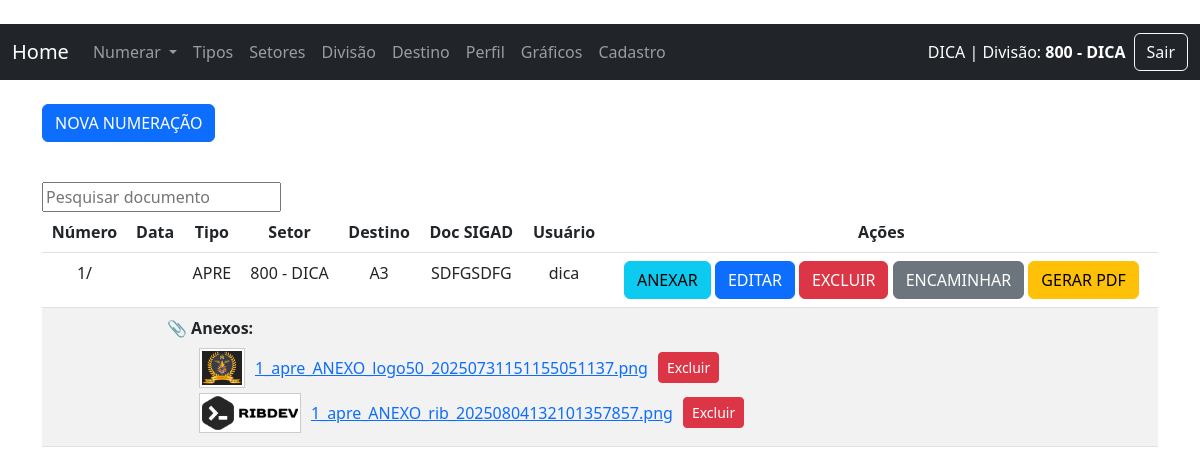
Page /lista_numeracao/1/ (signed in) on the earlier database version.
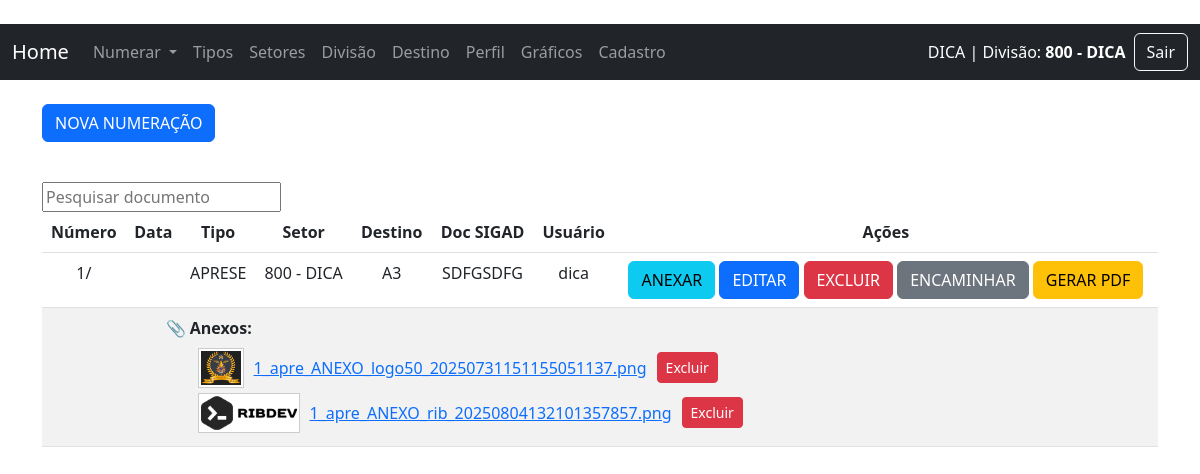
Same page on the later database version.
### sn/models.py (models this page shows, shortened)
class Setor(models.Model):
    objects = models.Manager()
    id = models.AutoField(primary_key=True)
    fk_divisao = models.ForeignKey(Divisao, on_delete=models.PROTECT, verbose_name="Divisão", null=True, blank=True)
    fk_user = models.ForeignKey(User, on_delete=models.PROTECT, verbose_name="Usuário/Setor", null=True, blank=True)
    setor = models.CharField(max_length=30, verbose_name="Setor")
    create_at = models.DateTimeField(auto_now_add=True)
    def __str__(self):  # Personalize o método __str__
        return str(self.setor)  # Retorne o valor do campo 'setor'
    class Meta:
        verbose_name = 'Setor'
        verbose_name_plural = 'Setores'
        ordering = ['id']

class Numeracao(models.Model):
    objects = models.Manager()
    id = models.AutoField(primary_key=True)
    fk_tipo = models.ForeignKey(Tipo, on_delete=models.CASCADE, verbose_name="Tipo do Documento")
    fk_user = models.ForeignKey(User, on_delete=models.PROTECT, verbose_name="Usuário", null=True, blank=True)
    fk_divisao = models.ForeignKey(Divisao, on_delete=models.PROTECT, verbose_name="Divisão", null=True, blank=True)
    fk_setor = models.ForeignKey(Setor, on_delete=models.PROTECT, verbose_name="Setor", null=True, blank=True)
    fk_destino = models.ForeignKey(
        Destino,
        on_delete=models.PROTECT,
        verbose_name="Destino",
    )  # Regra atual: um destino por registro de numeração.
    doc_despacho = RichTextField(verbose_name="Despacho", null=True, blank=True)
    doc_sigad_origem = models.CharField(max_length=200, verbose_name="SIGAD Origem", null=True, blank=True)
    doc_numero = models.IntegerField(verbose_name="Número do documento", null=True, blank=True)
    title = models.CharField(max_length=200)
    texto = RichTextField(verbose_name="Texto", null=True, blank=True)
    create_at = models.DateTimeField(auto_now_add=True)
    class Meta:  # adicionar isso
        verbose_name = 'Número'
        verbose_name_plural = 'Números'
        ordering = ['id']

class Tipo(models.Model):
    objects = models.Manager()
    id = models.AutoField(primary_key=True)
    tipo_doc = models.CharField(max_length=30, verbose_name="Tipo do documento")
    create_at = models.DateTimeField(auto_now_add=True)
    def __str__(self): # adicionar isso
        return self.tipo_doc
    class Meta:  # adicionar isso
        verbose_name = 'Tipo'
        verbose_name_plural = 'Tipos'
        ordering = ['id']

class Destino(models.Model):
    objects = models.Manager()
    id = models.AutoField(primary_key=True)
    destino = models.CharField(max_length=30, verbose_name="Destino")
    fk_om = models.ForeignKey(Om, on_delete=models.PROTECT, verbose_name="OM_Divisão", null=True, blank=True)
    create_at = models.DateTimeField(auto_now_add=True)
    def __str__(self): # adicionar isso
        return self.destino
    class Meta:  # adicionar isso
        verbose_name = 'Destino'
        verbose_name_plural = 'Destinos'
        ordering = ['id']

class Anexo(models.Model):
    id = models.AutoField(primary_key=True)
    doc_numero = models.ForeignKey(Numeracao, on_delete=models.CASCADE, related_name='anexos')
    imagem = models.ImageField(upload_to=rename_anexo)
    nome_original = models.CharField(max_length=255, blank=True)
    enviado_em = models.DateTimeField(auto_now_add=True)

### sn/views/views_numeracao.py (the view)
# urls.py: path('lista_numeracao/<int:id>/', lista_numeracao, name='lista_numeracao'),
def lista_numeracao(request, id):
    tipo_id = id
    user = request.user
    divisao_user = Divisao.objects.filter(divisao=user.last_name).first()
    setor_user = Setor.objects.filter(fk_user=user).first()
    documentos = Numeracao.objects.filter(fk_tipo_id=tipo_id).order_by('-id')
    docs_visiveis = []
    for doc in documentos:
        encaminhado = getattr(doc, 'encaminhamento', None)
        if not encaminhado:
            if doc.fk_divisao == divisao_user:
                docs_visiveis.append(doc)
        else:
            if doc.fk_divisao == divisao_user:
                docs_visiveis.append(doc)  # a divisão de origem sempre vê (sem ações)
            elif encaminhado.destino_setor == setor_user:
                docs_visiveis.append(doc)  # setor de destino vê (com ações)
    anexos_map = {}
    for anexo in Anexo.objects.select_related('doc_numero__fk_tipo', 'doc_numero__fk_divisao'):
        chave = (
            anexo.doc_numero.doc_numero,
            anexo.doc_numero.fk_tipo_id,
            anexo.doc_numero.fk_divisao_id
        )
        anexos_map.setdefault(chave, []).append(anexo)
    context = {
        "user": user,
        "tipo_id": tipo_id,
        "dataset": docs_visiveis,
        "anexos_map": anexos_map,
    }
    context.update(gera_menu())
    return render(request, "sn/numeracao/lista_numeracao.html", context)

### sn/context_processors.py (called while the page is built)
def divisao_do_usuario(request):
    if request.user.is_authenticated:
        try:
            divisao = Divisao.objects.get(divisao=request.user.last_name)
            setor = Setor.objects.filter(fk_divisao=divisao).first()
            return {
                'divisao_nome': divisao.divisao,
                'setor_nome': setor.setor if setor else '---'
            }
        except Divisao.DoesNotExist:
            return {'divisao_nome': '---', 'setor_nome': '---'}
    return {}

### sn/templatetags/extras.py (called while the page is built)
@register.simple_tag
def anexos_para(anexos_map, doc_numero, tipo_id, divisao_id):
    chave = (doc_numero, tipo_id, divisao_id)
    return anexos_map.get(chave, [])

@register.filter
def basename(value):
    return os.path.basename(value)

### sn/views/views_home.py (called while the page is built)
def gera_menu():
    data_tipo = Tipo.objects.all()
    context = ({"data_tipo": data_tipo})  # Mescla o contexto existente com o novo contexto
    return context

### templates/sn/numeracao/lista_numeracao.html (shortened to what this page needs)
{% extends 'base.html' %}
{% load permission_tags %}
{% load extras %}
{% block content %}
	<div class="container">
        <br />
        <p> <a href="/nova_numeracao/{{ tipo_id }}" class="btn btn-primary">NOVA NUMERAÇÃO</a></p>
            <br />
            <input id="gfg" type="text" placeholder="Pesquisar documento">
                <table class="table" id="geeks">
                    <thead class="thead-dark">
                        <tr>
                            <th style="text-align: center">Número</th>
                            <th style="text-align: center">Data</th>
                            <th style="text-align: center">Tipo</th>
                            <th style="text-align: center">Setor</th>
                            <th style="text-align: center">Destino</th>
                            <th style="text-align: center">Doc SIGAD</th>
                            {% if user.is_staff %}
                            <th style="text-align: center">Usuário</th>
                            {% endif %}
                            <th style="text-align: center">Ações</th>
                        </tr>
                    </thead>
                    <tbody>
                        {% for data in dataset %}
                        <tr>
                            <td style="text-align: center">{{ data.doc_numero }}/{{ data.create_year }}</td>
                            <td style="text-align: center">{{ data.create_date }}</td>
                            <td style="text-align: center">{{ data.fk_tipo }}</td>
                            <td style="text-align: center">{{ data.fk_setor }}</td>
                            <td style="text-align: center">{{ data.fk_destino }}</td>
                            <td style="text-align: center">{{ data.doc_sigad_origem }}</td>
                            {% if user.is_staff %}
                            <td style="text-align: center">{{ data.fk_user }}</td>
                            {% endif %}
                            <td style="text-align: center">
    {% if not data.encaminhamento %}
        {% if data.fk_divisao.divisao == user.last_name %}
            <a href="{% url 'adicionar_anexo' data.fk_tipo.id data.doc_numero %}" class="btn btn-info">ANEXAR</a>
            <a href="/editar_numeracao/{{ data.id }}/" class="btn btn-primary">EDITAR</a>
            <a href="/delete_numeracao/{{ data.id }}/" class="btn btn-danger">EXCLUIR</a>
            <a href="{% url 'encaminhar_documento' data.id %}" class="btn btn-secondary">ENCAMINHAR</a>
            <a href="{% url 'generate_pdf' data.id %}" class="btn btn-warning" target="_blank">GERAR PDF</a>
        {% endif %}
    {% endif %}
</td>
                        </tr>
{% anexos_para anexos_map data.doc_numero data.fk_tipo.id data.fk_divisao.id as anexos %}
{% if anexos %}
<tr style="background-color: #f2f2f2;">
    <td></td>
    <td colspan="8" style="padding-left: 40px;">
        <strong>📎 Anexos:</strong>
        <ul style="margin-top: 8px; margin-bottom: 5px;">
            {% for anexo in anexos %}
            <li style="display: flex; align-items: center; gap: 10px; margin-bottom: 5px;">
                <img src="{{ anexo.imagem.url }}" alt="thumbnail"
                     style="max-height: 40px; border: 1px solid #ccc; padding: 2px; background: white;">
                <a href="{{ anexo.imagem.url }}" target="_blank" style="white-space: nowrap;">
                    {{ anexo.imagem.name|basename }}
                </a>
                {% if data.fk_user == user and not data.encaminhamento %}
                    <a href="{% url 'excluir_anexo' anexo.id %}" class="btn btn-sm btn-danger"
                       onclick="return confirm('Tem certeza que deseja excluir este anexo?');">
                       Excluir
                    </a>
                {% elif data.encaminhamento and data.encaminhamento.destino_setor.fk_user == user %}
                    <a href="{% url 'excluir_anexo' anexo.id %}" class="btn btn-sm btn-danger"
                       onclick="return confirm('Tem certeza que deseja excluir este anexo?');">
                       Excluir
                    </a>
                {% endif %}
            </li>
            {% endfor %}
        </ul>
    </td>
</tr>
{% endif %}
{% endfor %}
                    </tbody>
                </table>
            </div>
{% endblock %}

### templates/base.html (shortened to what this page needs)
{% load permission_tags %}
{% load static %}
{% load extras %}
<!DOCTYPE html>
<html lang="pt-br">
<head>
    <link rel="stylesheet" href="{% static '/css/bootstrap.min.css' %}">
    <link rel="stylesheet" href="{% static '/css/font-awesome.min.css' %}">
</head>
<body style="background-color:white;">
<br />
{% block menu %}
<nav class="navbar navbar-expand-lg navbar-dark bg-dark">
  <div class="container-fluid">
    <a class="navbar-brand" href="{% url 'home' %}">Home</a>
    <div class="collapse navbar-collapse" id="navbarSupportedContent">
      <ul class="navbar-nav me-auto mb-2 mb-lg-0">
        {% if user.is_authenticated %}
        <li class="nav-item dropdown">
          <a class="nav-link dropdown-toggle" href="#" id="navbarDropdown" role="button" data-bs-toggle="dropdown" aria-expanded="false">
            Numerar
          </a>
        </li>
        <li class="nav-item">
          <a class="nav-link" href="{% url 'lista_tipo' %}">Tipos</a>
        </li>
        <li class="nav-item">
          <a class="nav-link" href="{% url 'lista_setor' %}">Setores</a>
        </li>
        <li class="nav-item">
          <a class="nav-link" href="{% url 'lista_divisao' %}">Divisão</a>
        </li>
        <li class="nav-item">
          <a class="nav-link" href="{% url 'lista_destino' %}">Destino</a>
        </li>
        <li class="nav-item">
          <a class="nav-link" href="{% url 'perfil_usuario' %}">Perfil</a>
        </li>
        {% if request.user|has_role:"sin" %}
        <li class="nav-item">
          <a class="nav-link" href="#">Gráficos</a>
        </li>
        <li class="nav-item">
          <a class="nav-link" href="{% url 'cadastro' %}">Cadastro</a>
        </li>
        {% endif %}
        {% endif %}
      </ul>
      <form class="d-flex align-items-center gap-2">
  {% if user.is_authenticated %}
    <span class="text-white">
      {{ user.first_name }} {{ user.last_name }} | Divisão: <strong>{{ setor_nome }}</strong>
    </span>
    <a href="{% url 'logout' %}" class="btn btn-outline-light">Sair</a>
  {% else %}
    <a href="{% url 'login' %}" class="btn btn-outline-light">Login</a>
  {% endif %}
</form>
    </div>
  </div>
</nav>
  {% endblock %}
	{% block content %}{% endblock %}
</body>
</html>

Differences in the rows shown:
changed through a linked row, Numeracao "SDFGSDFG": fk_tipo "APRE" → "APRESE"
